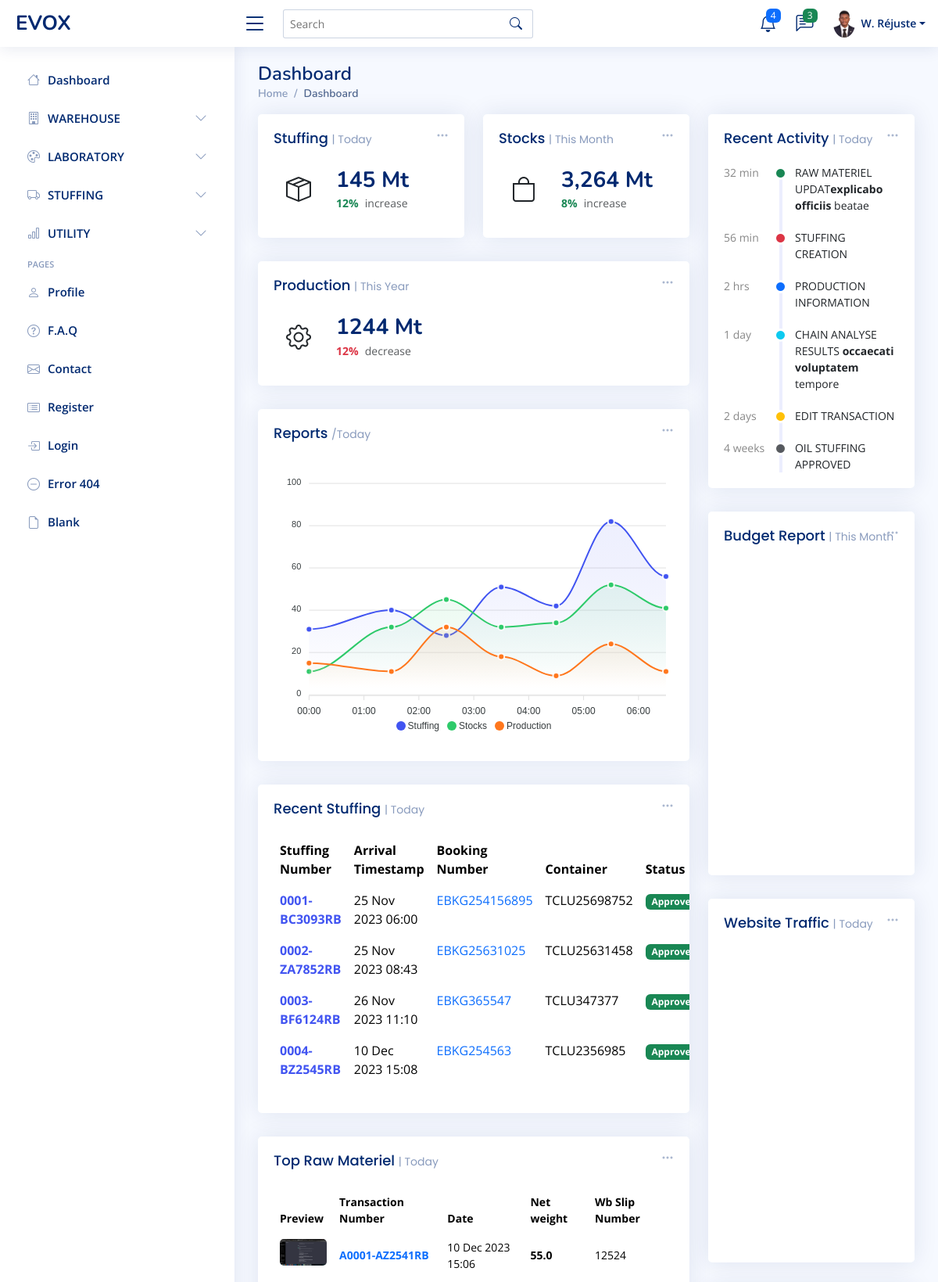
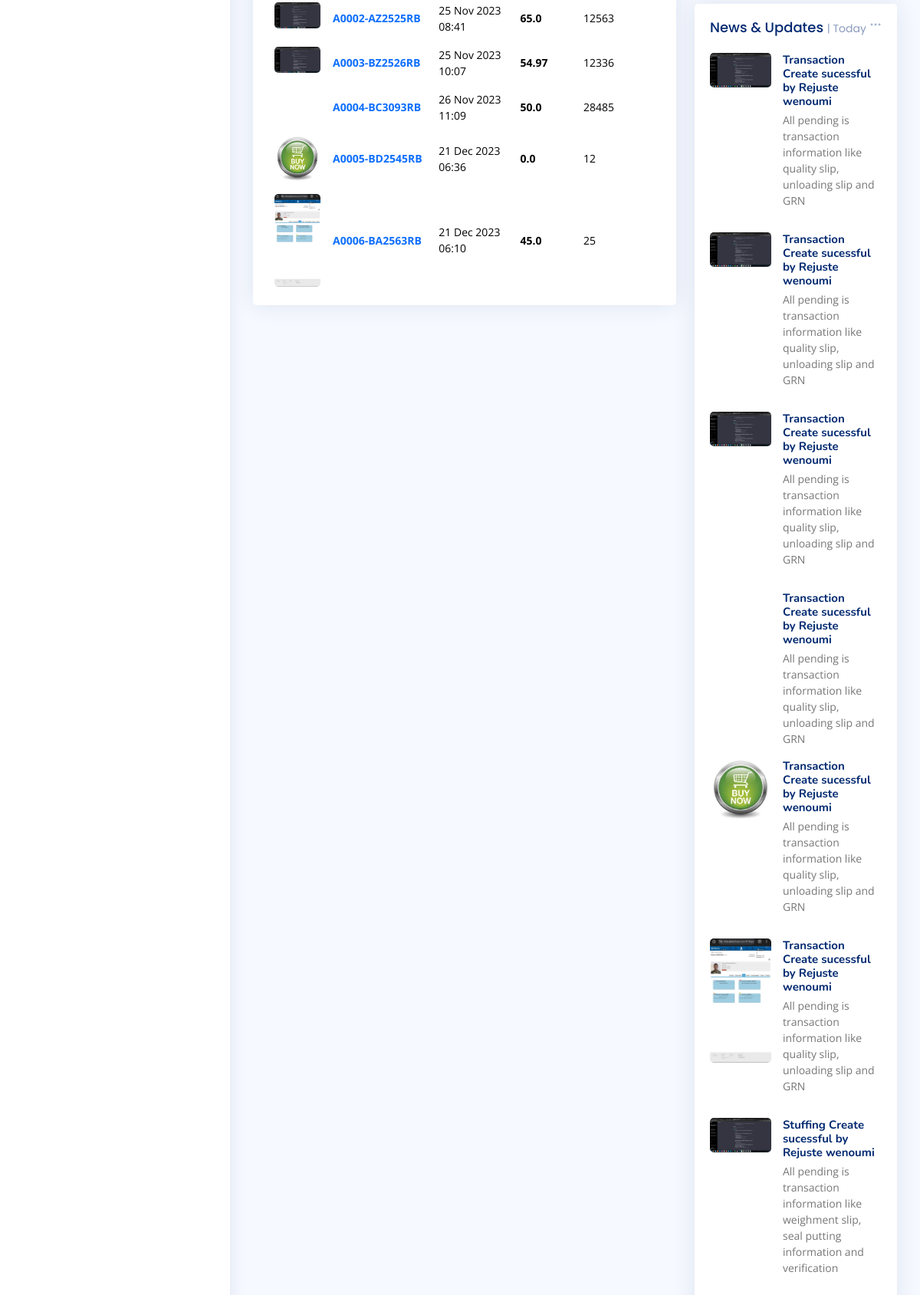
The page / (upper part) on the database its author committed (2 pictures, top to bottom).
### model.py (models this page shows)
class Stuffing(db.Model):
    __tablename__ = 'stuffing'
    id = db.Column(db.Integer, primary_key=True)
    stuffing_number = db.Column(db.String(10), unique=True, nullable=False)
    truck_number = db.Column(db.String(255), nullable=False)
    booking_number = db.Column(db.String(10))
    container = db.Column(db.String(25),unique=True)
    forwarder = db.Column(db.String(10))
    commodity = db.Column(db.String(255))
    variety = db.Column(db.String(255))
    arrival_timestamp = db.Column(db.DateTime, default=datetime.utcnow)
    arrival_image = db.Column(db.String(100))
    supplier_name = db.Column(db.String(255))
    wh_code = db.Column(db.String(255))
    bag_type = db.Column(db.String(255))
    bag_size = db.Column(db.Float)
    no_bags = db.Column(db.Integer)
    activity = db.Column(db.String(1000))
    loading_timestamp = db.Column(db.DateTime)
    controle = db.Column(db.String(1000))
    tc_status = db.Column(db.String(1000))
    seal_number = db.Column(db.String(10), unique=True)
    check_image = db.Column(db.String(100))
    seal_image = db.Column(db.String(100))
    lot_number = db.Column(db.String(255))
    departure_timestamp = db.Column(db.DateTime)
    weighment_slip_number = db.Column(db.String(20), unique=True)
    gross_weight = db.Column(db.Float)
    tare = db.Column(db.Float)
    net_weight = db.Column(db.Float)
    wb_image = db.Column(db.String(100))
    user_id = db.Column(db.Integer, db.ForeignKey('user.id'))
    user = db.relationship('User', backref='stuffings')

class Transaction(db.Model):
    id = db.Column(db.Integer, primary_key=True)
    transaction_number = db.Column(db.String(10), unique=True)
    timestamp = db.Column(db.DateTime, default=datetime.utcnow)
    truck_number = db.Column(db.String(20))
    weighment_slip_number = db.Column(db.String(20), unique=True)
    gross_weight = db.Column(db.Float)
    tare = db.Column(db.Float)
    net_weight = db.Column(db.Float)
    image_path = db.Column(db.String(100))
    boquality = db.Column(db.String(100))
    balquality = db.Column(db.String(100))
    supplier_name = db.Column(db.String(255))
    lot_number = db.Column(db.String(255))
    wh_code = db.Column(db.String(255))
    commodity = db.Column(db.String(255))
    bag_type = db.Column(db.String(255))
    variety = db.Column(db.String(255))
    bag_size = db.Column(db.Float)
    sample_number = db.Column(db.String(255))
    accepted_bags = db.Column(db.Integer)
    rejected_bags = db.Column(db.Integer)
    good_bags = db.Column(db.Integer)
    damaged_bags = db.Column(db.Integer)
    moisture_humidity = db.Column(db.String(255))
    damaged_green_seed = db.Column(db.String(255))
    other_foreign_matter = db.Column(db.String(255))
    moisture_humidity_bal = db.Column(db.String(255))
    damaged_green_seed_bal = db.Column(db.String(255))
    other_foreign_matter_bal = db.Column(db.String(255))
    any_other_remarks_bal = db.Column(db.Text)
    user_id = db.Column(db.Integer, db.ForeignKey('user.id'))
    user = db.relationship('User', backref='transactions')

### main.py (the view)
@app.route('/')
def indexgeneral():
    stuffings = Stuffing.query.all()
    transactions = Transaction.query.all()
    return render_template('index.html', stuffings=stuffings, transactions=transactions)

### templates/index.html (shortened to what this page needs)
{% extends "base.html" %}
{% block content %}
  <main id="main" class="main">
    <div class="pagetitle">
      <h1>Dashboard</h1>
      <nav>
        <ol class="breadcrumb">
          <li class="breadcrumb-item"><a href="index.html">Home</a></li>
          <li class="breadcrumb-item active">Dashboard</li>
        </ol>
      </nav>
    </div>
    <section class="section dashboard">
      <div class="row">
        <div class="col-lg-8">
          <div class="row">
            <div class="col-xxl-4 col-md-6">
              <div class="card info-card Stuffing-card">
                <div class="filter">
                  <a class="icon" href="#" data-bs-toggle="dropdown"><i class="bi bi-three-dots"></i></a>
                </div>
                <div class="card-body">
                  <h5 class="card-title">Stuffing <span>| Today</span></h5>
                  <div class="d-flex align-items-center">
                    <div class="card-icon rounded-circle d-flex align-items-center justify-content-center">
                      <i class="bi bi-box-seam"></i>                     </div>
                    <div class="ps-3">
                      <h6>145 Mt</h6>
                      <span class="text-success small pt-1 fw-bold">12%</span> <span class="text-muted small pt-2 ps-1">increase</span>
                    </div>
                  </div>
                </div>
              </div>
            </div>
            <div class="col-xxl-4 col-md-6">
              <div class="card info-card Stocks-card">
                <div class="filter">
                  <a class="icon" href="#" data-bs-toggle="dropdown"><i class="bi bi-three-dots"></i></a>
                </div>
                <div class="card-body">
                  <h5 class="card-title">Stocks <span>| This Month</span></h5>
                  <div class="d-flex align-items-center">
                    <div class="card-icon rounded-circle d-flex align-items-center justify-content-center">
                      <i class="bi bi-bag"></i>                     </div>
                    <div class="ps-3">
                      <h6>3,264 Mt</h6>
                      <span class="text-success small pt-1 fw-bold">8%</span> <span class="text-muted small pt-2 ps-1">increase</span>
                    </div>
                  </div>
                </div>
              </div>
            </div>
            <div class="col-xxl-4 col-xl-12">
              <div class="card info-card Production-card">
                <div class="filter">
                  <a class="icon" href="#" data-bs-toggle="dropdown"><i class="bi bi-three-dots"></i></a>
                </div>
                <div class="card-body">
                  <h5 class="card-title">Production <span>| This Year</span></h5>
                  <div class="d-flex align-items-center">
                    <div class="card-icon rounded-circle d-flex align-items-center justify-content-center">
                      <i class="bi bi-gear"></i>                    </div>
                    <div class="ps-3">
                      <h6>1244 Mt</h6>
                      <span class="text-danger small pt-1 fw-bold">12%</span> <span class="text-muted small pt-2 ps-1">decrease</span>
                    </div>
                  </div>
                </div>
              </div>
            </div>
            <div class="col-12">
              <div class="card">
                <div class="filter">
                  <a class="icon" href="#" data-bs-toggle="dropdown"><i class="bi bi-three-dots"></i></a>
                </div>
                <div class="card-body">
                  <h5 class="card-title">Reports <span>/Today</span></h5>
                  <div id="reportsChart"></div>
                </div>
              </div>
            </div>
            <div class="col-12">
              <div class="card recent-Stuffing overflow-auto">
                <div class="filter">
                  <a class="icon" href="#" data-bs-toggle="dropdown"><i class="bi bi-three-dots"></i></a>
                </div>
                <div class="card-body">
                  <h5 class="card-title">Recent Stuffing <span>| Today</span></h5>
                  <table class="table table-borderless datatable">
                    <thead>
                      <tr>
                        <th scope="col">Stuffing Number</th>
                        <th scope="col">Arrival Timestamp</th>
                        <th scope="col">Booking Number</th>
                        <th scope="col">Container</th>
                        <th scope="col">Status</th>
                      </tr>
                    </thead>
                    <tbody>
                      {% for stuffing in stuffings %}
                      <tr>
                        <th scope="row"><a href="/stuffing/{{ stuffing.id }}">{{ stuffing.stuffing_number }}</a></th>
                        <td>{{ stuffing.arrival_timestamp.strftime('%d %b %Y %H:%M') }}</td>
                        <td><a href="#" class="text-primary">{{ stuffing.booking_number }}</a></td>
                        <td>{{ stuffing.container }}</td>
                        <td><span class="badge bg-success">Approved</span></td>
                      </tr>
                      {% endfor %}
                    </tbody>
                  </table>
                </div>
              </div>
            </div>
            <div class="col-12">
              <div class="card top-selling overflow-auto">
                <div class="filter">
                  <a class="icon" href="#" data-bs-toggle="dropdown"><i class="bi bi-three-dots"></i></a>
                </div>
                <div class="card-body pb-0">
                  <h5 class="card-title">Top Raw Materiel <span>| Today</span></h5>
                  <table class="table table-borderless">
                    <thead>
                      <tr>
                        <th scope="col">Preview</th>
                        <th scope="col">Transaction Number</th>
                        <th scope="col">Date</th>
                        <th scope="col">Net weight</th>
                        <th scope="col">Wb Slip Number</th>
                      </tr>
                    </thead>
                    <tbody>
                      {% for transaction in transactions %}
                      <tr>
                        <th scope="row"><a href=""/transaction/{{ transaction.id }}""><img src="{{ url_for('static', filename='images/transaction/weighment/' ~ transaction.transaction_number ~ '_wbnumber.jpg') }}" alt=""></a></th>
                        <td><a href=""/transaction/{{ transaction.id }}"" class="text-primary fw-bold">{{ transaction.transaction_number }}</a></td>
                        <td>{{ transaction.timestamp.strftime('%d %b %Y %H:%M') }}</td>
                        <td class="fw-bold">{{ transaction.net_weight }}</td>
                        <td>{{ transaction.weighment_slip_number }}</td>
                      </tr>
                      {% endfor %}
                    </tbody>
                  </table>
                </div>
              </div>
            </div>
          </div>
        </div>
        <div class="col-lg-4">
          <div class="card">
            <div class="filter">
              <a class="icon" href="#" data-bs-toggle="dropdown"><i class="bi bi-three-dots"></i></a>
            </div>
            <div class="card-body">
              <h5 class="card-title">Recent Activity <span>| Today</span></h5>
              <div class="activity">
                <div class="activity-item d-flex">
                  <div class="activite-label">32 min</div>
                  <i class='bi bi-circle-fill activity-badge text-success align-self-start'></i>
                  <div class="activity-content">
                   RAW MATERIEL UPDAT<a href="#" class="fw-bold text-dark">explicabo officiis</a> beatae
                  </div>
                </div>
                <div class="activity-item d-flex">
                  <div class="activite-label">56 min</div>
                  <i class='bi bi-circle-fill activity-badge text-danger align-self-start'></i>
                  <div class="activity-content">
                   STUFFING CREATION
                  </div>
                </div>
                <div class="activity-item d-flex">
                  <div class="activite-label">2 hrs</div>
                  <i class='bi bi-circle-fill activity-badge text-primary align-self-start'></i>
                  <div class="activity-content">
                    PRODUCTION INFORMATION
                  </div>
                </div>
                <div class="activity-item d-flex">
                  <div class="activite-label">1 day</div>
                  <i class='bi bi-circle-fill activity-badge text-info align-self-start'></i>
                  <div class="activity-content">
                    CHAIN ANALYSE RESULTS <a href="#" class="fw-bold text-dark">occaecati voluptatem</a> tempore
                  </div>
                </div>
                <div class="activity-item d-flex">
                  <div class="activite-label">2 days</div>
                  <i class='bi bi-circle-fill activity-badge text-warning align-self-start'></i>
                  <div class="activity-content">
                    EDIT TRANSACTION
                  </div>
                </div>
                <div class="activity-item d-flex">
                  <div class="activite-label">4 weeks</div>
                  <i class='bi bi-circle-fill activity-badge text-muted align-self-start'></i>
                  <div class="activity-content">
OIL STUFFING APPROVED                  </div>
                </div>
              </div>
            </div>
          </div>
          <div class="card">
            <div class="filter">
              <a class="icon" href="#" data-bs-toggle="dropdown"><i class="bi bi-three-dots"></i></a>
            </div>
            <div class="card-body pb-0">
              <h5 class="card-title">Budget Report <span>| This Month</span></h5>
              <div id="budgetChart" style="min-height: 400px;" class="echart"></div>
            </div>
          </div>
          <div class="card">
            <div class="filter">
              <a class="icon" href="#" data-bs-toggle="dropdown"><i class="bi bi-three-dots"></i></a>
            </div>
            <div class="card-body pb-0">
              <h5 class="card-title">Website Traffic <span>| Today</span></h5>
              <div id="trafficChart" style="min-height: 400px;" class="echart"></div>
            </div>
          </div>
          <div class="card">
            <div class="filter">
              <a class="icon" href="#" data-bs-toggle="dropdown"><i class="bi bi-three-dots"></i></a>
            </div>
            <div class="card-body pb-0">
              <h5 class="card-title">News &amp; Updates <span>| Today</span></h5>
              <div class="news">
                {% for transaction in transactions %}
                <div class="post-item clearfix">
                  <img src="{{ url_for('static', filename='images/transaction/weighment/' ~ transaction.transaction_number ~ '_wbnumber.jpg') }}"  alt="">
                  <h4><a href="#">Transaction Create sucessful by Rejuste wenoumi</a></h4>
                  <p>All pending is transaction information like quality slip, unloading slip and GRN</p>
                </div>
                {% endfor %}
                {% for stuffing in stuffings %}
                <div class="post-item clearfix">
                  <img src="{{ url_for('static', filename='images/stuffing/interchange/' ~ stuffing.stuffing_number ~ '_inter.jpg') }}" alt="">
                  <h4><a href="#">Stuffing Create sucessful by Rejuste wenoumi</a></h4>
                  <p>All pending is transaction information like weighment slip, seal putting information and verification</p>
                </div>
                {% endfor %}
              </div>
            </div>
          </div>
        </div>
      </div>
    </section>
  </main>
  {% endblock %}

### rows shown on the page
Stuffing: stuffing_number "0001-BC3093RB", arrival_timestamp "25 Nov 2023 06:00", booking_number "EBKG254156895", container "TCLU25698752", stuffing_number (picture)
Stuffing: stuffing_number "0002-ZA7852RB", arrival_timestamp "25 Nov 2023 08:43", booking_number "EBKG25631025", container "TCLU25631458"
Stuffing: stuffing_number "0003-BF6124RB", arrival_timestamp "26 Nov 2023 11:10", booking_number "EBKG365547", container "TCLU347377"
Stuffing: stuffing_number "0004-BZ2545RB", arrival_timestamp "10 Dec 2023 15:08", booking_number "EBKG254563", container "TCLU2356985"
Transaction: transaction_number (picture)
Transaction: transaction_number (picture)
Transaction: transaction_number (picture)
Transaction: transaction_number (picture)
Transaction: transaction_number (picture)
